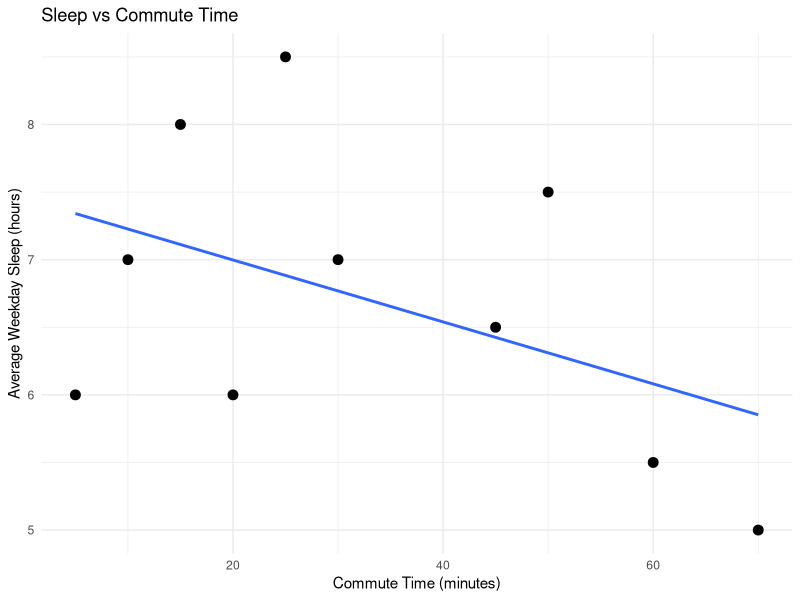
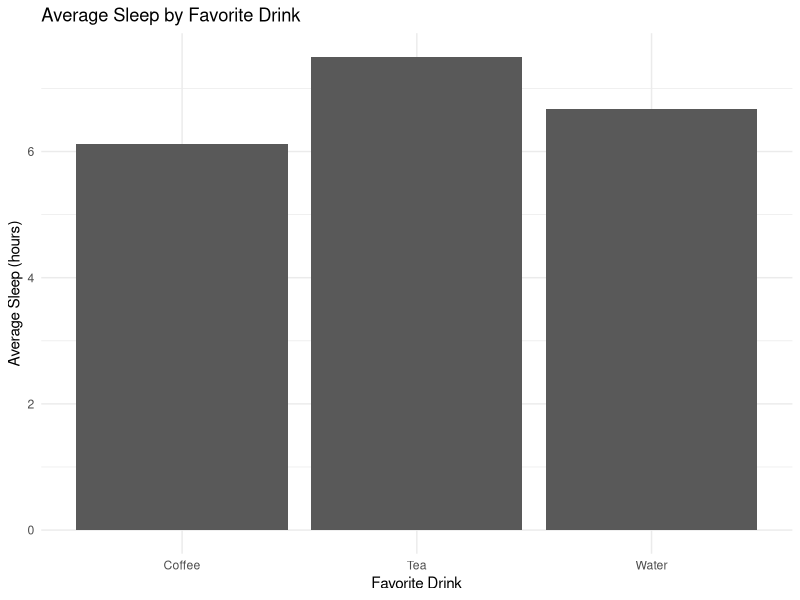
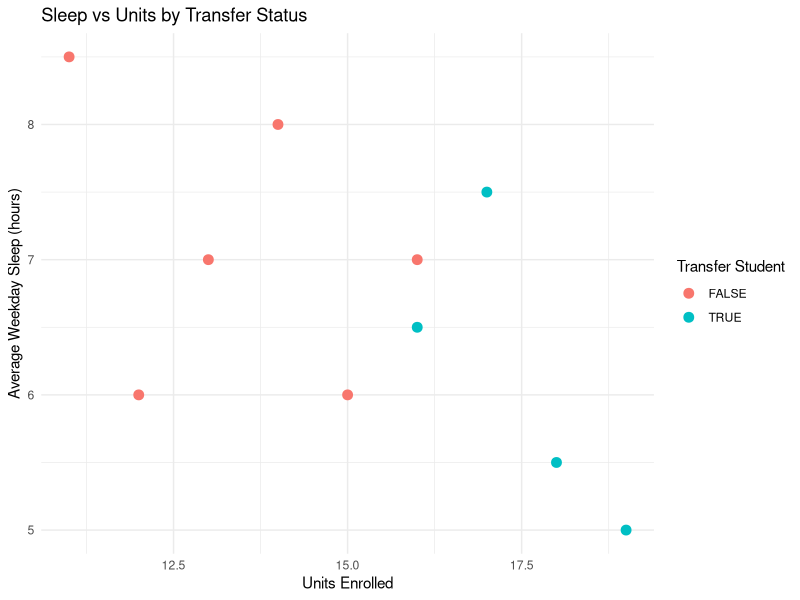
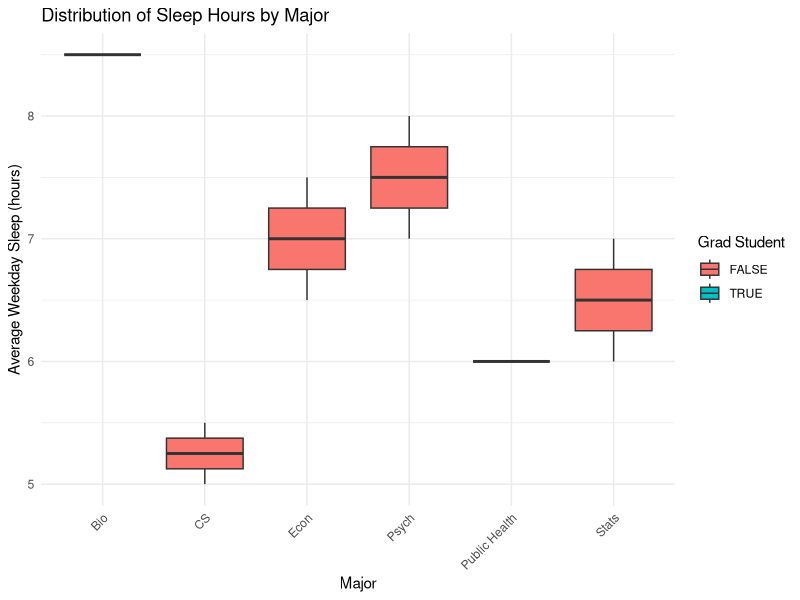

Source code (R) for these figures, in order:
## ---- chunk 1
#| output-location: column-fragment
library(tidyverse)

# toy dataset
sleep_data <- tibble(
  student_id = 1:10,
  sleep_hours = c(6.5, 7, 5.5, 8, 6, 7.5, 6, 5, 8.5, 7),
  transfer = c(TRUE, FALSE, TRUE, FALSE, FALSE, TRUE, FALSE, TRUE, FALSE, FALSE),
  grad_student = c(FALSE, FALSE, FALSE, FALSE, TRUE, FALSE, FALSE, FALSE, TRUE, FALSE),
  commute_min = c(45, 10, 60, 15, 20, 50, 5, 70, 25, 30),
  favorite_drink = c("Coffee", "Water", "Coffee", "Tea", "Tea",
                     "Coffee", "Water", "Coffee", "Tea", "Water"),
  major = c("Econ", "Stats", "CS", "Psych", "Public Health",
            "Econ", "Stats", "CS", "Bio", "Psych"),
  units = c(16, 13, 18, 14, 12, 17, 15, 19, 11, 16)
)
## ---- chunk 2
sleep_data
## ---- chunk 3
# graph 1 - sleep vs commute time (scatter plot with regression line)
graph1 <- ggplot(sleep_data, aes(x = commute_min, y = sleep_hours)) +
  geom_point(size = 3) +
  geom_smooth(method = "lm", se = FALSE) +
  labs(
    title = "Sleep vs Commute Time",
    x = "Commute Time (minutes)",
    y = "Average Weekday Sleep (hours)"
  ) +
  theme_minimal()

# graph 2 - sleep vs favorite drink (bar chart)
graph2 <- sleep_data %>%
  group_by(favorite_drink) %>%
  summarise(avg_sleep = mean(sleep_hours)) %>%
  ggplot(aes(x = favorite_drink, y = avg_sleep)) +
  geom_col() +
  labs(
    title = "Average Sleep by Favorite Drink",
    x = "Favorite Drink",
    y = "Average Sleep (hours)"
  ) +
  theme_minimal()

# graph 3 - sleep vs units (scatter plot colored by transfer status)
graph3 <- ggplot(sleep_data, aes(x = units, y = sleep_hours, color = transfer)) +
  geom_point(size = 3) +
  labs(
    title = "Sleep vs Units by Transfer Status",
    x = "Units Enrolled",
    y = "Average Weekday Sleep (hours)",
    color = "Transfer Student"
  ) +
  theme_minimal()

# graph 4 - sleep vs major (boxplot colored by grad student status)
graph4 <- ggplot(sleep_data, aes(x = major, y = sleep_hours, fill = grad_student)) +
  geom_boxplot() +
  labs(
    title = "Distribution of Sleep Hours by Major",
    x = "Major",
    y = "Average Weekday Sleep (hours)",
    fill = "Grad Student"
  ) +
  theme_minimal() +
  theme(axis.text.x = element_text(angle = 45, hjust = 1))
## ---- chunk 4
# Print the graphs
graph1
## ---- chunk 5
# Print the graphs
graph2
## ---- chunk 6
# Print the graphs
graph3
## ---- chunk 7
# Print the graphs
graph4
